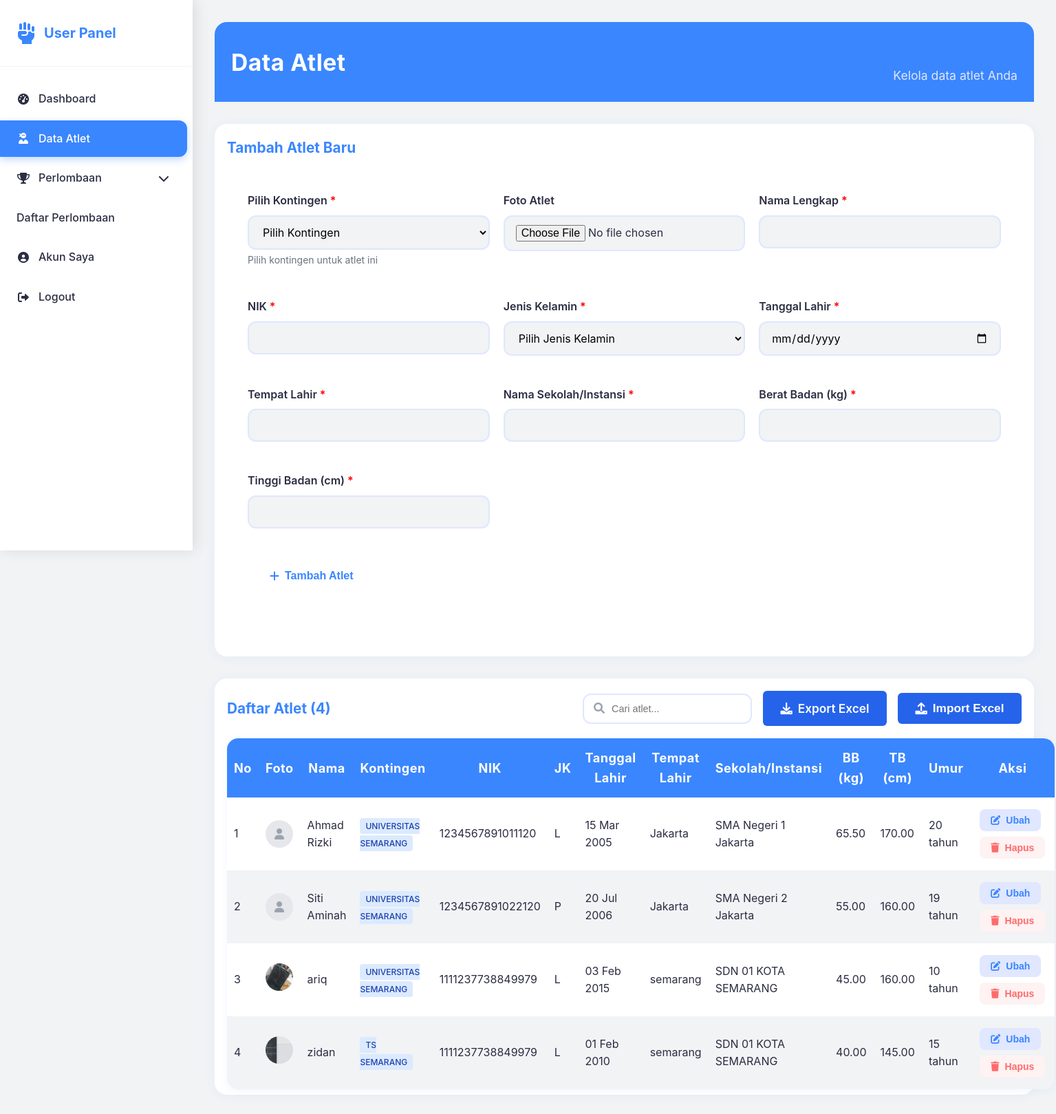
Before: /dashboard/user/data-atlet.php (signed in) with the older database file.
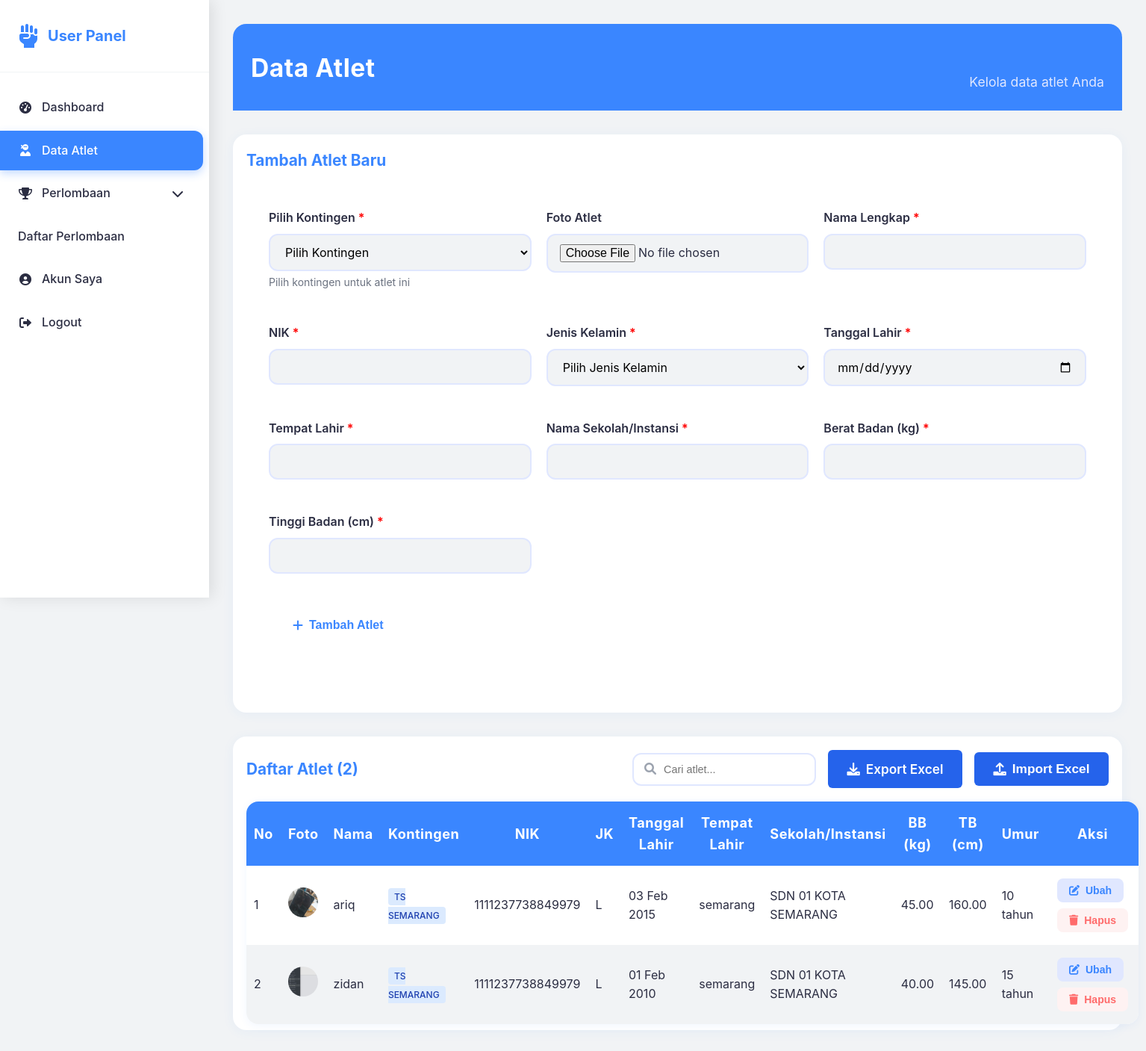
After: the same page with the newer database file.
### tables this page shows
CREATE TABLE `athletes` (
  `id` int NOT NULL,
  `user_id` int DEFAULT NULL,
  `kontingen_id` int DEFAULT NULL,
  `foto` varchar(255) DEFAULT NULL,
  `nama` varchar(100) NOT NULL,
  `nik` varchar(50) DEFAULT NULL,
  `jenis_kelamin` enum('L','P') NOT NULL,
  `tanggal_lahir` date NOT NULL,
  `tempat_lahir` varchar(50) NOT NULL,
  `nama_sekolah` varchar(100) DEFAULT NULL,
  `berat_badan` decimal(5,2) DEFAULT NULL,
  `tinggi_badan` decimal(5,2) DEFAULT NULL,
  `created_at` timestamp NOT NULL DEFAULT CURRENT_TIMESTAMP,
  `updated_at` timestamp NOT NULL DEFAULT CURRENT_TIMESTAMP ON UPDATE CURRENT_TIMESTAMP
);

CREATE TABLE `kontingen` (
  `id` int NOT NULL,
  `user_id` int DEFAULT NULL,
  `nama_kontingen` varchar(100) NOT NULL,
  `provinsi` varchar(50) NOT NULL,
  `kota` varchar(50) NOT NULL,
  `alamat` text,
  `created_at` timestamp NOT NULL DEFAULT CURRENT_TIMESTAMP,
  `updated_at` timestamp NOT NULL DEFAULT CURRENT_TIMESTAMP ON UPDATE CURRENT_TIMESTAMP
);

### dashboard/user/data-atlet.php (the view, shortened to what the rows shown need)
<?php
require_once '../../config/database.php';
$stmt = $pdo->prepare("SELECT * FROM kontingen WHERE user_id = ? ORDER BY created_at ASC");
$stmt->execute([$_SESSION['user_id']]);
$user_kontingen = $stmt->fetchAll();
$stmt = $pdo->prepare("
    SELECT a.*, k.nama_kontingen
    FROM athletes a
    LEFT JOIN kontingen k ON a.kontingen_id = k.id
    WHERE a.user_id = ?
    ORDER BY a.created_at DESC
");
$stmt->execute([$_SESSION['user_id']]);
$athletes = $stmt->fetchAll();
function calculateAge($birthDate) {
    $today = new DateTime();
    $birth = new DateTime($birthDate);
    return $today->diff($birth)->y;
}
?>
<!DOCTYPE html>
<html lang="id">
<head>
    <link rel="stylesheet" href="../../assets/css/style.css">
    <link href="https://cdnjs.cloudflare.com/ajax/libs/font-awesome/6.0.0/css/all.min.css" rel="stylesheet">
</head>
<body>
    <div class="main-content">
        <div class="page-header">
            <h1 class="page-title">Data Atlet</h1>
        </div>
        <?php if (empty($user_kontingen)): ?>
        <div class="alert alert-warning" style="margin-bottom: 30px;">
            <div style="display: flex; align-items: center; gap: 15px;">
                <i class="fas fa-exclamation-triangle" style="font-size: 2rem; color: #f59e0b;"></i>
                <div>
                    <h3 style="margin: 0; color: #f59e0b;">Belum Ada Kontingen</h3>
                    <p style="margin: 5px 0 0 0;">Anda harus membuat kontingen terlebih dahulu sebelum menambahkan atlet.</p>
                    <a href="kontingen.php" class="btn-primary" style="margin-top: 10px; display: inline-block;">
                        <i class="fas fa-plus"></i> Buat Kontingen
                    </a>
                </div>
            </div>
        </div>
        <?php else: ?>
        <div class="table-container" style="margin-bottom: 30px;">
            <div class="table-header">
                <h2 class="table-title">Tambah Atlet Baru</h2>
            </div>
        </div>
        <?php endif; ?>
        <div class="table-container">
            <div class="table-header">
                <h2 class="table-title">Daftar Atlet (<?php echo count($athletes); ?>)</h2>
            </div>
            <?php if (empty($athletes)): ?>
            <div style="padding: 40px; text-align: center; color: #6b7280;">
                <i class="fas fa-user-ninja" style="font-size: 3rem; margin-bottom: 20px; opacity: 0.3;"></i>
                <h3>Belum Ada Data Atlet</h3>
                <p>Silakan tambahkan data atlet terlebih dahulu.</p>
            </div>
            <?php else: ?>
            <table class="data-table" id="athleteTable">
                <thead>
                    <tr>
                        <th>No</th>
                        <th>Foto</th>
                        <th>Nama</th>
                        <th>Kontingen</th>
                        <th>NIK</th>
                        <th>JK</th>
                        <th>Tanggal Lahir</th>
                        <th>Tempat Lahir</th>
                        <th>Sekolah/Instansi</th>
                        <th>BB (kg)</th>
                        <th>TB (cm)</th>
                        <th>Umur</th>
                        <th>Aksi</th>
                    </tr>
                </thead>
                <tbody>
                    <?php foreach ($athletes as $index => $athlete): ?>
                    <tr data-athlete-id="<?php echo $athlete['id']; ?>" data-foto="<?php echo htmlspecialchars($athlete['foto']); ?>" data-kontingen-id="<?php echo $athlete['kontingen_id']; ?>" data-tanggal-lahir="<?php echo htmlspecialchars($athlete['tanggal_lahir']); ?>">
                        <td><?php echo $index + 1; ?></td>
                        <td>
                            <?php if ($athlete['foto']): ?>
                                <img src="../../uploads/athletes/<?php echo $athlete['foto']; ?>" alt="<?php echo htmlspecialchars($athlete['nama']); ?>" style="width: 40px; height: 40px; border-radius: 50%; object-fit: cover;">
                            <?php else: ?>
                                <div style="width: 40px; height: 40px; border-radius: 50%; background: #e5e7eb; display: flex; align-items: center; justify-content: center;">
                                    <i class="fas fa-user" style="color: #9ca3af;"></i>
                                </div>
                            <?php endif; ?>
                        </td>
                        <td><?php echo htmlspecialchars($athlete['nama']); ?></td>
                        <td>
                            <?php if ($athlete['nama_kontingen']): ?>
                                <span class="badge badge-primary"><?php echo htmlspecialchars($athlete['nama_kontingen']); ?></span>
                            <?php else: ?>
                                <span class="badge badge-warning">Tidak Ada</span>
                            <?php endif; ?>
                        </td>
                        <td><?php echo htmlspecialchars($athlete['nik']); ?></td>
                        <td><?php echo $athlete['jenis_kelamin']; ?></td>
                        <td><?php echo date('d M Y', strtotime($athlete['tanggal_lahir'])); ?></td>
                        <td><?php echo htmlspecialchars($athlete['tempat_lahir']); ?></td>
                        <td><?php echo htmlspecialchars($athlete['nama_sekolah']); ?></td>
                        <td><?php echo $athlete['berat_badan']; ?></td>
                        <td><?php echo $athlete['tinggi_badan']; ?></td>
                        <td><?php echo calculateAge($athlete['tanggal_lahir']); ?> tahun</td>
                        <td>
                            <button class="btn-action btn-edit" onclick="editAthlete(<?php echo $athlete['id']; ?>)"><i class="fas fa-edit"></i> Ubah</button>
                            <button class="btn-action btn-delete" onclick="deleteAthlete(<?php echo $athlete['id']; ?>)"><i class="fas fa-trash"></i> Hapus</button>
                        </td>
                    </tr>
                    <?php endforeach; ?>
                </tbody>
            </table>
            <?php endif; ?>
        </div>
    </div>
</body>
</html>

Changed rows visible on the page:
removed athletes: nama "Ahmad Rizki", kontingen.nama_kontingen "UNIVERSITAS SEMARANG", nik "1234567891011120", jenis_kelamin "L", tanggal_lahir "15 Mar 2005", tempat_lahir "Jakarta", nama_sekolah "SMA Negeri 1 Jakarta", berat_badan "65.50", tinggi_badan "170.00", tanggal_lahir "20"
removed athletes: nama "Siti Aminah", kontingen.nama_kontingen "UNIVERSITAS SEMARANG", nik "1234567891022120", jenis_kelamin "P", tanggal_lahir "20 Jul 2006", tempat_lahir "Jakarta", nama_sekolah "SMA Negeri 2 Jakarta", berat_badan "55.00", tinggi_badan "160.00", tanggal_lahir "19"
changed athletes "ariq": kontingen.nama_kontingen "UNIVERSITAS SEMARANG" → "TS SEMARANG"
Other visible differences:
count($athletes): "4" → "2"
